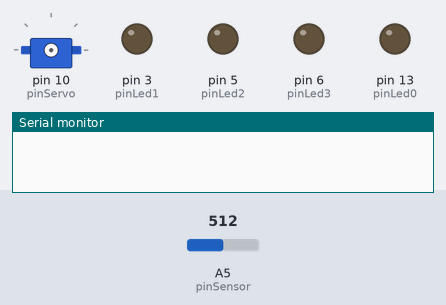
A sketch run on a simulated Arduino Uno, built with avr-gcc and run on an emulated ATmega328P. Parts: servo, output pins drawn as LEDs (lit = HIGH), the last lines printed to the serial monitor. Inputs (shaded band) come from the test bench; at power-on: A5 (pinSensor) = 512.

Above: at 0.1 s.
At 5.1 s:
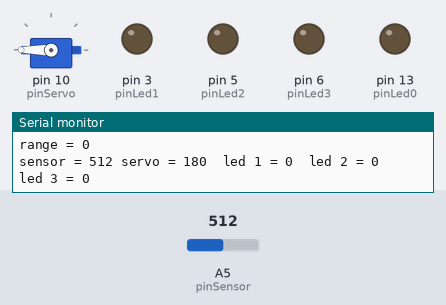
Timing chart, 0 to 6.6 s (numbered marks = the images above):
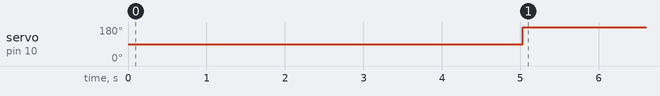

The sketch:

ledSensorServo.ino
```cpp
#include <Servo.h>

Servo testServo;
int pinLed0 = 13;
int pinLed1 = 3;
int pinLed2 = 5;
int pinLed3 = 6;
int pinSensor = A5;
int pinServo = 10;
int maxSensor = 0;
int minSensor = 1024;
int range = 0;

void setup()
{
 delay(2000);
 Serial.begin(9600);

 testServo.attach(pinServo);

 pinMode(pinSensor, INPUT);
 pinMode(pinLed1, OUTPUT);
 pinMode(pinLed2, OUTPUT);
 pinMode(pinLed3, OUTPUT);
 pinMode(pinServo, OUTPUT);
 pinMode(pinLed0, OUTPUT);

 while(millis() <= 5000)
 {
   delay(100);

   digitalWrite(pinLed0, HIGH);

   minSensor = min(minSensor,analogRead(pinSensor));
   maxSensor = max(maxSensor,analogRead(pinSensor));

   Serial.print("min = ");
   Serial.print(minSensor);
   Serial.print("  max = ");
   Serial.println(maxSensor);

   digitalWrite(pinLed0, LOW);
 }

 range = ((maxSensor - minSensor)/5);

 Serial.print("range = ");
 Serial.println(range);
}

void loop()
{
  int sensor = 0, led1 = 0, led2 = 0, led3 = 0, servo = 0;

  sensor = analogRead(pinSensor);
  sensor = constrain(sensor,minSensor,maxSensor);

  if(sensor >= (minSensor + range))
  {
  led1 = sensor;
  led1 = constrain(led1,(minSensor + range),(minSensor + 2*range));
  led1 = map(led1,(minSensor + range),(minSensor + 2*range),0,255);
  led1 = constrain(led1,0,255);
  }
  else
  {
    led1 = 0;
  }
  if(sensor >= (minSensor + (2*range)))
  {
  led2 = sensor;
  led2 = constrain(led2,(minSensor + 2*range),(minSensor + 3*range));
  led2 = map(led2,(minSensor + 2*range),(minSensor + 3*range),0,255);
  led2 = constrain(led2,0,255);
  }
  else
  {
    led2 = 0;
  }
  if(sensor >= (minSensor + (3*range)))
  {
  led3 = sensor;
  led3 = constrain(led3,(minSensor + 3*range),(minSensor + 4*range));
  led3 = map(led3,(minSensor + 3*range),(minSensor + 4*range),0,255);
  led3 = constrain(led3,0,255);
  }
    else
  {
    led3 = 0;
  }

  if(sensor >= (minSensor + range - 60))
  {
  servo = sensor;
  servo = constrain(servo,(minSensor + range - 60),maxSensor);
  servo = map(servo,(minSensor + range - 60),maxSensor,0,180);
  }
  else
  {
    servo = 0;
  }

  analogWrite(pinLed1,led1);
  analogWrite(pinLed2,led2);
  analogWrite(pinLed3,led3);
  testServo.write(servo);

  Serial.print("sensor = ");
  Serial.print(sensor);
  Serial.print(" servo = ");
  Serial.print(servo);
  Serial.print("  led 1 = ");
  Serial.print(led1);
  Serial.print("  led 2 = ");
  Serial.print(led2);
  Serial.print("  led 3 = ");
  Serial.println(led3);

  delay(100);
}
```

Measured:
- by itself, servo on pin 10 (pinServo): 90° → 180° at 5.0 s
